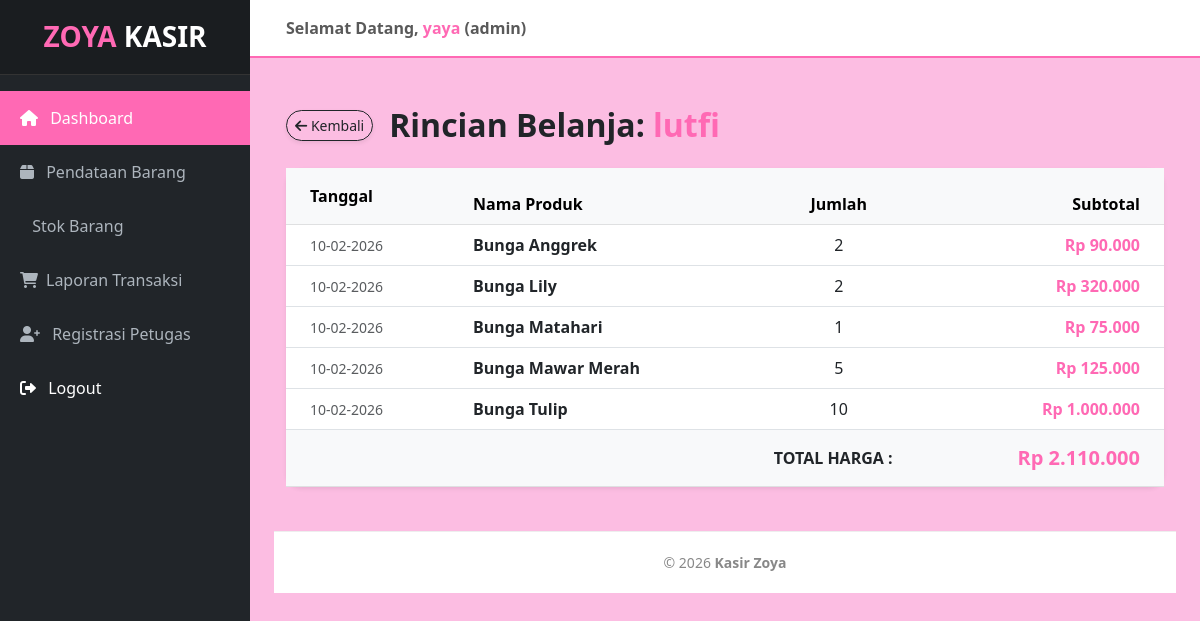
The page /kasir_zoya/admin/detail_pembelian.php?id=5 (signed in) on the database its author committed.
### tables this page shows
CREATE TABLE `penjualan` (
  `PenjualanID` int(11) NOT NULL,
  `TanggalPenjualan` date NOT NULL,
  `TotalHarga` decimal(10,2) NOT NULL,
  `PelangganID` int(11) NOT NULL
);

CREATE TABLE `pelanggan` (
  `PelangganID` int(11) NOT NULL,
  `NamaPelanggan` varchar(255) NOT NULL,
  `Alamat` text NOT NULL,
  `No.Telp` varchar(15) NOT NULL
);

CREATE TABLE `detailpenjualan` (
  `DetailID` int(11) NOT NULL,
  `PenjualanID` int(11) NOT NULL,
  `ProdukID` int(11) NOT NULL,
  `JumlahProduk` int(11) NOT NULL,
  `Subtotal` decimal(10,2) NOT NULL
);

CREATE TABLE `produk` (
  `ProdukID` int(11) NOT NULL,
  `NamaProduk` varchar(255) NOT NULL,
  `Harga` decimal(10,2) NOT NULL,
  `Stok` int(11) NOT NULL
);

### kasir_zoya/admin/detail_pembelian.php (the view, shortened to what this page needs)
<?php
include '../config/koneksi.php';
$id_penjualan = $_GET['id'];
$query_utama = mysqli_query($koneksi, "SELECT penjualan.*, pelanggan.NamaPelanggan
                                      FROM penjualan
                                      JOIN pelanggan ON penjualan.PelangganID = pelanggan.PelangganID
                                      WHERE penjualan.PenjualanID = '$id_penjualan'");
$data = mysqli_fetch_assoc($query_utama);
include '../templates/header.php';
include '../templates/sidebar.php';
?>
<div class="container-fluid py-4">
    <div class="mb-4 d-flex align-items-center">
        <a href="pembelian.php" class="btn btn-sm btn-outline-dark rounded-pill me-3 shadow-sm">
            <i class="fas fa-arrow-left"></i> Kembali
        </a>
        <h2 class="fw-bold m-0 text-dark">Rincian Belanja: <span class="text-pink"><?php echo $data['NamaPelanggan']; ?></span></h2>
    </div>
    <div class="card border-0 shadow-sm" style="border-radius: 15px;">
        <div class="card-body p-0">
            <div class="table-responsive">
                <table class="table table-hover align-middle mb-0">
                    <thead class="table-light">
                        <tr>
                            <th class="ps-4 py-3">Tanggal</th>
                            <th>Nama Produk</th>
                            <th class="text-center">Jumlah</th>
                            <th class="text-end pe-4">Subtotal</th>
                        </tr>
                    </thead>
                    <tbody>
                        <?php
                        $query_detail = mysqli_query($koneksi, "SELECT detailpenjualan.*, produk.NamaProduk
                                                               FROM detailpenjualan
                                                               JOIN produk ON detailpenjualan.ProdukID = produk.ProdukID
                                                               WHERE detailpenjualan.PenjualanID = '$id_penjualan'");
                        while($row = mysqli_fetch_array($query_detail)){
                        ?>
                        <tr>
                            <td class="ps-4 text-muted small">
                                <?php echo date('d-m-Y', strtotime($data['TanggalPenjualan'])); ?>
                            </td>
                            <td class="fw-bold text-dark"><?php echo $row['NamaProduk']; ?></td>
                            <td class="text-center"><?php echo $row['JumlahProduk']; ?></td>
                            <td class="text-end pe-4 text-pink fw-bold">
                                Rp <?php echo number_format($row['Subtotal'], 0, ',', '.'); ?>
                            </td>
                        </tr>
                        <?php } ?>
                    </tbody>
                    <tfoot class="table-light border-top">
                        <tr>
                            <td colspan="3" class="text-end fw-bold py-3 text-dark">TOTAL HARGA :</td>
                            <td class="text-end pe-4 text-pink fw-bold h5 mb-0">
                                Rp <?php echo number_format($data['TotalHarga'], 0, ',', '.'); ?>
                            </td>
                        </tr>
                    </tfoot>
                </table>
            </div>
        </div>
    </div>
</div>
<?php include '../templates/footer.php'; ?>

### kasir_zoya/templates/header.php (style rules this page uses)
:root { --pink-zoya: #ff69b4; --black-zoya: #212529; --white-zoya: #ffffff; }
body { background-color: #fcbde2; overflow-x: hidden; }
.text-pink { color: var(--pink-zoya) !important; }

### kasir_zoya/admin/detail_pembelian.php (style rules this page uses)
.text-pink { color: #ff69b4 !important; }

### rows shown on the page
penjualan: PelangganID.NamaPelanggan "lutfi", TotalHarga "2.110.000"
detailpenjualan: PenjualanID.TanggalPenjualan "10-02-2026", ProdukID.NamaProduk "Bunga Anggrek", JumlahProduk "2", Subtotal "90.000"
detailpenjualan: PenjualanID.TanggalPenjualan "10-02-2026", ProdukID.NamaProduk "Bunga Lily", JumlahProduk "2", Subtotal "320.000"
detailpenjualan: PenjualanID.TanggalPenjualan "10-02-2026", ProdukID.NamaProduk "Bunga Matahari", JumlahProduk "1", Subtotal "75.000"
detailpenjualan: PenjualanID.TanggalPenjualan "10-02-2026", ProdukID.NamaProduk "Bunga Mawar Merah", JumlahProduk "5", Subtotal "125.000"
detailpenjualan: PenjualanID.TanggalPenjualan "10-02-2026", ProdukID.NamaProduk "Bunga Tulip", JumlahProduk "10", Subtotal "1.000.000"

### other values the page prints
$_SESSION['username'] "yaya"
$_SESSION['role'] "admin"
